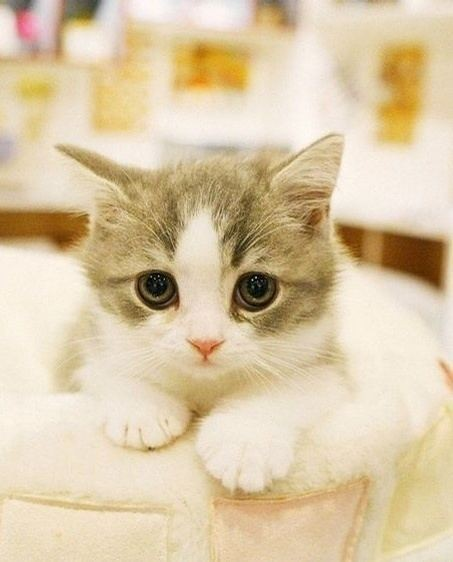
//> input picture OpencvLearn/1.jpg, 453 x 562 px
$ ./ImageErode   (built with g++ and OpenCV 4)
//> lines starting //> are read from the running program, lines starting //| are printed output that depends on the picture
#include<opencv2/highgui/highgui.hpp>
#include<opencv2/imgproc/imgproc.hpp>
using namespace cv;

int main()
{
	Mat srcImage = imread("1.jpg");
//> srcImage is the input picture: 562 rows x 453 cols, CV_8UC3; mean B, G, R 166.6, 199.8, 218.6
	//Mat srcImage = imread("D:\\学习\\OpenCV3-examples\\src\\【1】第一章\\【3】图像腐蚀\\3_图像腐蚀\\1.jpg");
	//显示原图
	imshow("原图", srcImage);
	// [10 lines of commented-out code are left out]
	Mat dstImage, edge, grayImage;

	dstImage.create(srcImage.size(), srcImage.type());

	cvtColor(srcImage, grayImage, COLOR_BGR2GRAY);
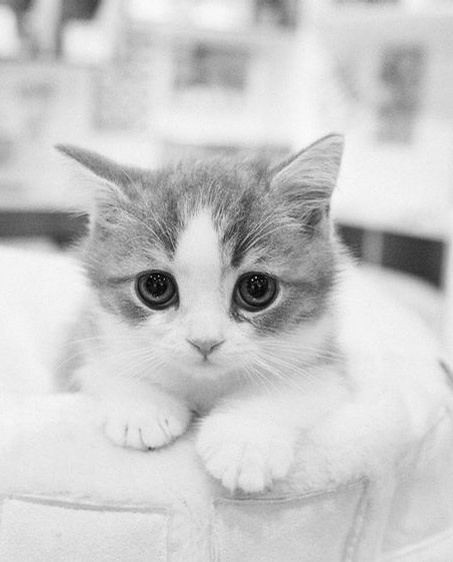
//> grayImage: 562 rows x 453 cols, CV_8UC1; min 0, max 252, mean 201.7

	//先使用（3,3）的内核进行降噪
	blur(grayImage, edge, Size(3, 3));

	//运行Canny算子
	Canny(edge, edge, 3, 9, 3);
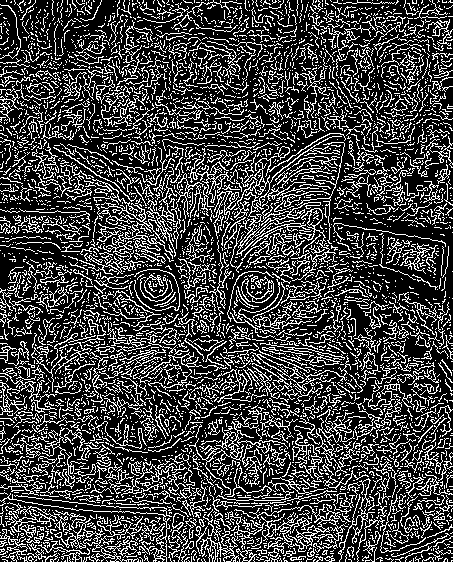
//> edge: 562 rows x 453 cols, CV_8UC1; 26.1% white in thin lines or dots

	imshow("效果图", edge);


	waitKey(0);
	return 0;
}
